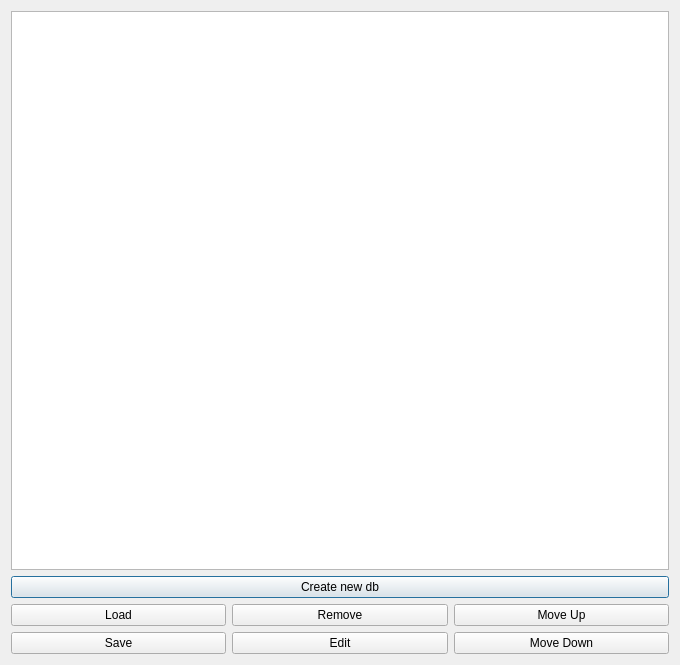
<?xml version="1.0" encoding="UTF-8"?>
<ui version="4.0">
 <class>dbLoadSaveWindow</class>
 <widget class="QDialog" name="dbLoadSaveWindow">
  <property name="geometry">
   <rect>
    <x>0</x>
    <y>0</y>
    <width>680</width>
    <height>665</height>
   </rect>
  </property>
  <property name="windowTitle">
   <string>db File Manager</string>
  </property>
  <layout class="QVBoxLayout" name="verticalLayout">
   <item>
    <widget class="QTableWidget" name="tableFiles"/>
   </item>
   <item>
    <widget class="QPushButton" name="btnNewdb">
     <property name="text">
      <string>Create new db</string>
     </property>
    </widget>
   </item>
   <item>
    <layout class="QHBoxLayout" name="horizontalLayout">
     <item>
      <widget class="QPushButton" name="btnLoad">
       <property name="text">
        <string>Load</string>
       </property>
      </widget>
     </item>
     <item>
      <widget class="QPushButton" name="btnRemove">
       <property name="text">
        <string>Remove</string>
       </property>
      </widget>
     </item>
     <item>
      <widget class="QPushButton" name="btnMoveUp">
       <property name="text">
        <string>Move Up</string>
       </property>
      </widget>
     </item>
    </layout>
   </item>
   <item>
    <layout class="QHBoxLayout" name="horizontalLayout_2">
     <item>
      <widget class="QPushButton" name="btnSave">
       <property name="text">
        <string>Save</string>
       </property>
      </widget>
     </item>
     <item>
      <widget class="QPushButton" name="btnEdit">
       <property name="text">
        <string>Edit</string>
       </property>
      </widget>
     </item>
     <item>
      <widget class="QPushButton" name="btnMoveDown">
       <property name="text">
        <string>Move Down</string>
       </property>
      </widget>
     </item>
    </layout>
   </item>
  </layout>
 </widget>
 <resources/>
 <connections/>
</ui>
